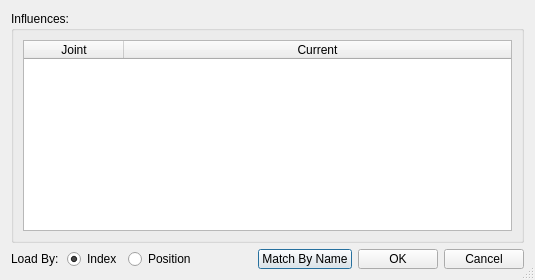
<?xml version="1.0" encoding="UTF-8"?>
<ui version="4.0">
 <class>QEditWeightsDialog</class>
 <widget class="QDialog" name="QEditWeightsDialog">
  <property name="geometry">
   <rect>
    <x>0</x>
    <y>0</y>
    <width>535</width>
    <height>280</height>
   </rect>
  </property>
  <property name="minimumSize">
   <size>
    <width>465</width>
    <height>280</height>
   </size>
  </property>
  <property name="windowTitle">
   <string>|| Load Weights</string>
  </property>
  <property name="sizeGripEnabled">
   <bool>true</bool>
  </property>
  <property name="modal">
   <bool>true</bool>
  </property>
  <layout class="QVBoxLayout" name="verticalLayout">
   <item>
    <widget class="QGroupBox" name="influenceGroupBox">
     <property name="sizePolicy">
      <sizepolicy hsizetype="Expanding" vsizetype="Expanding">
       <horstretch>0</horstretch>
       <verstretch>0</verstretch>
      </sizepolicy>
     </property>
     <property name="title">
      <string>Influences:</string>
     </property>
     <layout class="QVBoxLayout" name="verticalLayout_2">
      <item>
       <widget class="QTableWidget" name="influenceTableWidget">
        <property name="styleSheet">
         <string notr="true">QTableWidget:item { height: 24; }</string>
        </property>
        <property name="horizontalScrollBarPolicy">
         <enum>Qt::ScrollBarAlwaysOff</enum>
        </property>
        <property name="editTriggers">
         <set>QAbstractItemView::NoEditTriggers</set>
        </property>
        <property name="alternatingRowColors">
         <bool>true</bool>
        </property>
        <property name="selectionMode">
         <enum>QAbstractItemView::SingleSelection</enum>
        </property>
        <attribute name="horizontalHeaderMinimumSectionSize">
         <number>24</number>
        </attribute>
        <attribute name="horizontalHeaderStretchLastSection">
         <bool>true</bool>
        </attribute>
        <attribute name="verticalHeaderMinimumSectionSize">
         <number>24</number>
        </attribute>
        <attribute name="verticalHeaderDefaultSectionSize">
         <number>24</number>
        </attribute>
        <column>
         <property name="text">
          <string>Joint</string>
         </property>
        </column>
        <column>
         <property name="text">
          <string>Current</string>
         </property>
        </column>
       </widget>
      </item>
     </layout>
    </widget>
   </item>
   <item>
    <widget class="QWidget" name="widget" native="true">
     <layout class="QHBoxLayout" name="horizontalLayout">
      <property name="leftMargin">
       <number>0</number>
      </property>
      <property name="topMargin">
       <number>0</number>
      </property>
      <property name="rightMargin">
       <number>0</number>
      </property>
      <property name="bottomMargin">
       <number>0</number>
      </property>
      <item>
       <widget class="QLabel" name="loadLabel">
        <property name="sizePolicy">
         <sizepolicy hsizetype="Fixed" vsizetype="Fixed">
          <horstretch>0</horstretch>
          <verstretch>0</verstretch>
         </sizepolicy>
        </property>
        <property name="minimumSize">
         <size>
          <width>50</width>
          <height>20</height>
         </size>
        </property>
        <property name="maximumSize">
         <size>
          <width>50</width>
          <height>20</height>
         </size>
        </property>
        <property name="text">
         <string>Load By:</string>
        </property>
       </widget>
      </item>
      <item>
       <widget class="QRadioButton" name="indexRadioButton">
        <property name="minimumSize">
         <size>
          <width>0</width>
          <height>20</height>
         </size>
        </property>
        <property name="maximumSize">
         <size>
          <width>16777215</width>
          <height>20</height>
         </size>
        </property>
        <property name="text">
         <string>Index</string>
        </property>
        <property name="checked">
         <bool>true</bool>
        </property>
        <attribute name="buttonGroup">
         <string notr="true">methodButtonGroup</string>
        </attribute>
       </widget>
      </item>
      <item>
       <widget class="QRadioButton" name="positionRadioButton">
        <property name="minimumSize">
         <size>
          <width>0</width>
          <height>20</height>
         </size>
        </property>
        <property name="maximumSize">
         <size>
          <width>16777215</width>
          <height>20</height>
         </size>
        </property>
        <property name="text">
         <string>Position</string>
        </property>
        <attribute name="buttonGroup">
         <string notr="true">methodButtonGroup</string>
        </attribute>
       </widget>
      </item>
      <item>
       <spacer name="horizontalSpacer">
        <property name="minimumSize">
         <size>
          <width>0</width>
          <height>20</height>
         </size>
        </property>
        <property name="maximumSize">
         <size>
          <width>16777215</width>
          <height>20</height>
         </size>
        </property>
        <property name="orientation">
         <enum>Qt::Horizontal</enum>
        </property>
        <property name="sizeHint" stdset="0">
         <size>
          <width>40</width>
          <height>20</height>
         </size>
        </property>
       </spacer>
      </item>
      <item>
       <widget class="QPushButton" name="matchPushButton">
        <property name="minimumSize">
         <size>
          <width>0</width>
          <height>20</height>
         </size>
        </property>
        <property name="maximumSize">
         <size>
          <width>16777215</width>
          <height>20</height>
         </size>
        </property>
        <property name="text">
         <string>Match By Name</string>
        </property>
       </widget>
      </item>
      <item>
       <widget class="QPushButton" name="okayPushButton">
        <property name="minimumSize">
         <size>
          <width>0</width>
          <height>20</height>
         </size>
        </property>
        <property name="maximumSize">
         <size>
          <width>16777215</width>
          <height>20</height>
         </size>
        </property>
        <property name="text">
         <string>OK</string>
        </property>
       </widget>
      </item>
      <item>
       <widget class="QPushButton" name="cancelPushButton">
        <property name="minimumSize">
         <size>
          <width>0</width>
          <height>20</height>
         </size>
        </property>
        <property name="maximumSize">
         <size>
          <width>16777215</width>
          <height>20</height>
         </size>
        </property>
        <property name="text">
         <string>Cancel</string>
        </property>
       </widget>
      </item>
     </layout>
    </widget>
   </item>
  </layout>
 </widget>
 <resources/>
 <connections>
  <connection>
   <sender>okayPushButton</sender>
   <signal>clicked()</signal>
   <receiver>QEditWeightsDialog</receiver>
   <slot>accept()</slot>
   <hints>
    <hint type="sourcelabel">
     <x>423</x>
     <y>277</y>
    </hint>
    <hint type="destinationlabel">
     <x>292</x>
     <y>149</y>
    </hint>
   </hints>
  </connection>
  <connection>
   <sender>cancelPushButton</sender>
   <signal>clicked()</signal>
   <receiver>QEditWeightsDialog</receiver>
   <slot>reject()</slot>
   <hints>
    <hint type="sourcelabel">
     <x>526</x>
     <y>277</y>
    </hint>
    <hint type="destinationlabel">
     <x>292</x>
     <y>149</y>
    </hint>
   </hints>
  </connection>
 </connections>
 <buttongroups>
  <buttongroup name="methodButtonGroup"/>
 </buttongroups>
</ui>
